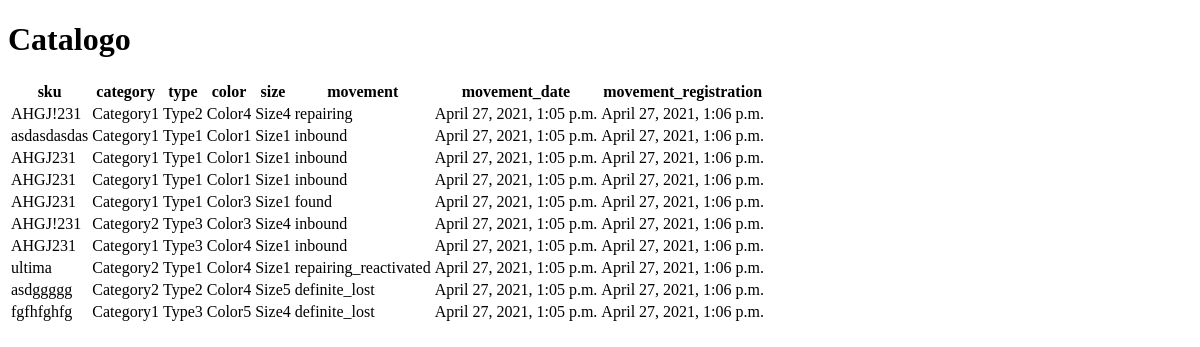
Page /stock/stock on the earlier database version.
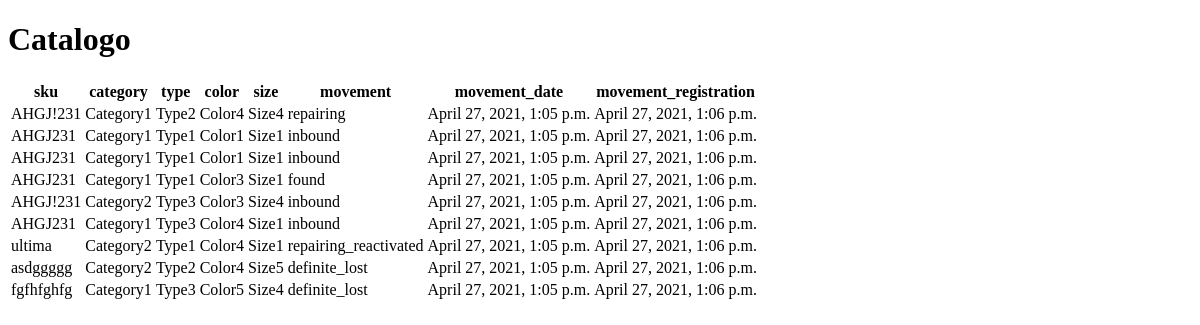
Same page on the later database version.
### stock/models.py (models this page shows)
class Stock(models.Model):
    sku = models.CharField(max_length=128)
    category = models.ForeignKey(Category, on_delete=models.SET_NULL, null=True)
    stock_type = models.ForeignKey(StockType, on_delete=models.SET_NULL, null=True)
    color = models.ForeignKey(Color, on_delete=models.SET_NULL, null=True)
    size = models.ForeignKey(Size, on_delete=models.SET_NULL, null=True)
    movement = models.ForeignKey(Movement, on_delete=models.SET_NULL, null=True)
    movement_date = models.DateTimeField(default=django.utils.timezone.now)
    movement_registration = models.DateTimeField(auto_now_add=True)

class Category(models.Model):
    category_name = models.CharField(max_length=128)

class StockType(models.Model):
    stock_type_name = models.CharField(max_length=128)

class Color(models.Model):
    color_name = models.CharField(max_length=128)

class Size(models.Model):
    size_name = models.CharField(max_length=128)

class Movement(models.Model):
    movement_name = models.CharField(max_length=128)

### stock/views.py (the view)
# urls.py: path("stock", views.stock_snapshot, name = "stock_snapshot"),
def stock_snapshot(request):
    stock = Stock.objects.select_related("category","stock_type","color","size","movement").all()
    ctx = {"stock": stock}
    return render(request, "stock/stock.html", ctx)

### stock/templates/stock/stock.html (shortened to what this page needs)
<!DOCTYPE html>
<html lang="en">
<head>
</head>
<body>
    <h1>Catalogo</h1>
    <table>
        <thead>
            <tr>
                <th>sku</th>
                <th>category</th>
                <th>type</th>
                <th>color</th>
                <th>size</th>
                <th>movement</th>
                <th>movement_date</th>
                <th>movement_registration</th>
            </tr>
        </thead>
        {% for item in stock %}
        <tr>
            <td>{{ item.sku }}</td>
            <td>{{ item.category.category_name }}</td>
            <td>{{ item.stock_type.stock_type_name }}</td>
            <td>{{ item.color.color_name }}</td>
            <td>{{ item.size.size_name }}</td>
            <td>{{ item.movement.movement_name }}</td>
            <td>{{ item.movement_date }}</td>
            <td>{{ item.movement_registration }}</td>
        </tr>
        {% endfor %}
    </table>
</body>
</html>

Differences in the rows shown:
removed Stock: sku "asdasdasdas", category.category_name "Category1", stock_type.stock_type_name "Type1", color.color_name "Color1", size.size_name "Size1", movement.movement_name "inbound", movement_date "April 27, 2021, 1:05 p.m.", movement_registration "April 27, 2021, 1:06 p.m."
